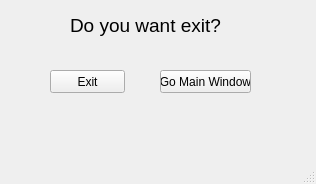
<?xml version="1.0" encoding="UTF-8"?>
<ui version="4.0">
 <class>FormExit</class>
 <widget class="QMainWindow" name="FormExit">
  <property name="geometry">
   <rect>
    <x>0</x>
    <y>0</y>
    <width>316</width>
    <height>184</height>
   </rect>
  </property>
  <property name="windowTitle">
   <string>MainWindow</string>
  </property>
  <widget class="QWidget" name="centralwidget">
   <widget class="QLabel" name="lblExit">
    <property name="geometry">
     <rect>
      <x>70</x>
      <y>10</y>
      <width>151</width>
      <height>31</height>
     </rect>
    </property>
    <property name="font">
     <font>
      <pointsize>14</pointsize>
     </font>
    </property>
    <property name="text">
     <string>Do you want exit?</string>
    </property>
   </widget>
   <widget class="QPushButton" name="btnExit">
    <property name="geometry">
     <rect>
      <x>50</x>
      <y>70</y>
      <width>75</width>
      <height>23</height>
     </rect>
    </property>
    <property name="text">
     <string>Exit</string>
    </property>
   </widget>
   <widget class="QPushButton" name="btnGoMainWindow">
    <property name="geometry">
     <rect>
      <x>160</x>
      <y>70</y>
      <width>91</width>
      <height>23</height>
     </rect>
    </property>
    <property name="text">
     <string>Go Main Window</string>
    </property>
   </widget>
  </widget>
  <widget class="QMenuBar" name="menubar">
   <property name="geometry">
    <rect>
     <x>0</x>
     <y>0</y>
     <width>316</width>
     <height>21</height>
    </rect>
   </property>
  </widget>
  <widget class="QStatusBar" name="statusbar"/>
 </widget>
 <resources/>
 <connections/>
</ui>
